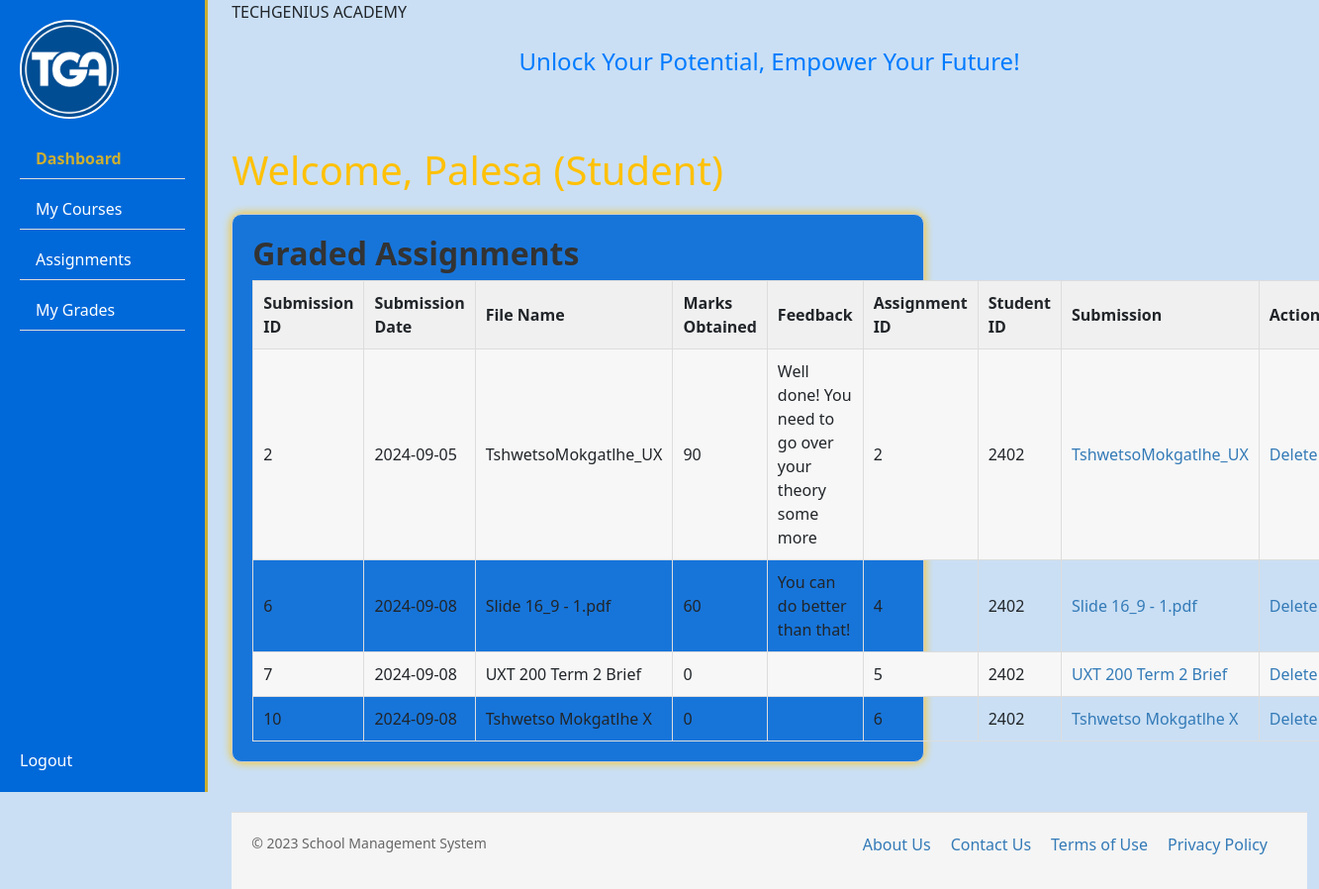
/grades.php (signed in), run on the app's committed database.
### tables this page shows
CREATE TABLE `students` (
  `studentID` int(10) NOT NULL,
  `studentName` varchar(20) NOT NULL,
  `studentSurname` varchar(20) NOT NULL,
  `email` varchar(20) NOT NULL,
  `password` varchar(20) NOT NULL,
  `enrollmentDate` date NOT NULL,
  `role` varchar(10) NOT NULL DEFAULT 'student'
);

CREATE TABLE `submissions` (
  `submissionID` int(10) NOT NULL,
  `submissionDate` date NOT NULL,
  `filePath` varchar(20) NOT NULL,
  `marksObtained` int(100) NOT NULL,
  `feedback` varchar(2000) NOT NULL,
  `assignmentID` int(10) NOT NULL,
  `studentID` int(10) NOT NULL
);

### grades.php (the view, shortened to what this page needs)
<?php
$db_host = 'localhost';
$db_username = 'root';
$db_password = '';
$db_name = 'tga';
$conn = new mysqli($db_host, $db_username, $db_password, $db_name);
$query = "SELECT studentName, studentID FROM students WHERE email = '" . $_SESSION['email'] . "'";
$result = $conn->query($query);
if ($result) {
    $row = $result->fetch_assoc();
    $student_name = $row['studentName'];
} else {
    echo "Error: " . $conn->error;
}
?>
<!DOCTYPE html>
<html lang="en">
<head>
    <link rel="stylesheet" href="https://cdn.jsdelivr.net/npm/bootstrap@5.2.0/dist/css/bootstrap.min.css">
    <link rel="stylesheet" href="studentshome.css">
</head>
<body>
    <div class="container-fluid">
        <div class="row">
            <div class="col-md-2">
                <div class="sidebar">
                    <div class="school-logo">
                        <img src="logo.png" alt="School Logo">
                    </div>
                    <ul class="nav flex-column">
                        <li class="nav-item">
                            <a class="nav-link active" href="studentshome.php">Dashboard</a>
                        </li>
                        <li class="nav-item">
                            <a class="nav-link" href="#">My Courses</a>
                        </li>
                        <li class="nav-item">
                            <a class="nav-link" href="#">Assignments</a>
                        </li>
                        <li class="nav-item">
                            <a class="nav-link" href="grades.php">My Grades</a>
                        </li>
                    </ul>
                    <div class="logout-button">
                        <a href="logout.php">Logout</a>
                    </div>
                </div>
            </div>
            <div class="col-md-10">
                <div class="school-name">TECHGENIUS ACADEMY</div>
                <span style="font-size: 24px; color: rgba(0, 123, 255, 1); display: block; text-align: center; margin: 20px auto;">
                    Unlock Your Potential, Empower Your Future!
                </span></br></br>
                <div class="header">
                    <h1>Welcome, <?php echo $student_name; ?> (Student)</h1>
                </div>
                <div class="content1">
                    <h2>Graded Assignments</h2>
                    <?php
                    $studentID = $_SESSION['studentID'];
                    $query = "SELECT * FROM submissions WHERE studentID = '$studentID'";
                    $result = mysqli_query($conn, $query);
                    if (mysqli_num_rows($result) > 0) {
                        echo "<table>";
                        echo "<tr><th>Submission ID</th><th>Submission Date</th><th>File Name</th><th>Marks Obtained</th><th>Feedback</th><th>Assignment ID</th><th>Student ID</th><th>Submission</th><th>Action</th></tr>";
                        while ($row = mysqli_fetch_assoc($result)) {
                            $submissionID = $row['submissionID'];
                            $filePath = $row['filePath'];
                            $assignmentName = basename($filePath);
                            echo "<tr>";
                            echo "<td>" . $row['submissionID'] . "</td>";
                            echo "<td>" . $row['submissionDate'] . "</td>";
                            echo "<td>" . $row['filePath'] . "</td>";
                            echo "<td>" . $row['marksObtained'] . "</td>";
                            echo "<td>" . $row['feedback'] . "</td>";
                            echo "<td>" . $row['assignmentID'] . "</td>";
                            echo "<td>" . $row['studentID'] . "</td>";
                            echo "<td><a href='$filePath' target='_blank'>$assignmentName</a></td>";
                            echo "<td><a href='deleteSubmission.php?submissionID=$submissionID'>Delete</a></td>";
                            echo "</tr>";
                        }
                        echo "</table>";
                    } else {
                        echo "<p>No uploaded assignments found.</p>";
                    }
                    ?>
                </div>
                <footer>
                    <div class="footer-container">
                        <div class="footer-left">
                        <p>&copy; 2023 School Management System</p>
                        </div>
                        <div class="footer-right">
                        <ul>
                            <li><a href="#">About Us</a></li>
                            <li><a href="#">Contact Us</a></li>
                            <li><a href="#">Terms of Use</a></li>
                            <li><a href="#">Privacy Policy</a></li>
                        </ul>
                        </div>
                    </div>
                </footer>
            </div>
        </div>
    </div>
</body>
</html>

### studentshome.css (style rules this page uses)
body { background-color: rgba(202, 223, 244, 1); }
.sidebar { position: fixed; top: 0; left: 0; height: 100vh; width: 210px; background-color: rgba(0, 105, 217, 1); padding: 20px; border-right: 3px solid rgba(255, 193, 7, 0.8); overflow-y: hidden; }
.sidebar ul { padding-bottom: 50px; }
.logout-button { position: absolute; bottom: 20px; left: 20px; }
.logout-button a { color: rgb(255, 255, 255); text-decoration: none; transition: color 0.2s ease; }
.school-logo { margin-bottom: 20px; }
.school-logo img { width: 100px; height: 100px; border-radius: 50%; border: 2px solid rgb(250, 250, 250); }
.nav { list-style: none; padding: 0; margin: 0; }
.nav-item { margin-bottom: 10px; border-bottom: #ddd 1px solid; }
.nav-link { color: rgb(255, 255, 255); text-decoration: none; transition: color 0.2s ease; }
.nav-link.active { color: rgba(255, 193, 7, 0.8); font-weight: bold; }
.nav-link.active::before { content: ""; display: block; width: 5px; height: 100%; background-color: rgba(255, 193, 7, 0.8); position: absolute; left: -20px; top: 0; }
.header { color:rgb(255, 193, 7) }
.content1 { max-width: 700px; margin-top: 20px; padding: 20px; background-color: rgb(23, 117, 218); border: 1px solid #ccc; border-radius: 10px; box-shadow: 0 0 10px rgb(255, 193, 7); }
.content1 h2 { margin-top: 0; font-weight: bold; color: #333; }
.content1 table { width: 100%; border-collapse: collapse; }
.content1 th, .content1 td { border: 1px solid #ddd; padding: 10px; text-align: left; }
.content1 th { background-color: #f0f0f0; font-weight: bold; }
.content1 td a { text-decoration: none; color: #337ab7; }
.content1 tr:nth-child(even) { background-color: #f7f7f7; }
footer { background-color: #f5f5f5; padding: 20px; border-top: 1px solid #ddd; margin-top: 50px; clear: both; }
.footer-container { max-width: 1200px; margin: 0 auto; display: flex; justify-content: space-between; }
.footer-left { font-size: 14px; color: #666; }
.footer-right ul { list-style: none; margin: 0; padding: 0; display: flex; justify-content: space-between; }
.footer-right li { margin-right: 20px; }
.footer-right a { color: #337ab7; text-decoration: none; }

### grades.php (style rules this page uses)
.sidebar { position: fixed; top: 0; left: 0; height: 100vh; width: 210px; background-color: rgba(0, 105, 217, 1); padding: 20px; border-right: 3px solid rgba(255, 193, 7, 0.8); overflow-y: hidden; }
.logout-button { position: absolute; bottom: 20px; left: 20px; }
.logout-button a { color: rgb(255, 255, 255); text-decoration: none; transition: color 0.2s ease; }

### data on the page
students: studentName "Palesa"
submissions: submissionID "2", submissionDate "2024-09-05", filePath "TshwetsoMokgatlhe_UX", marksObtained "90", feedback "Well done! You need to go over your theory some more", assignmentID "2", studentID "2402"
submissions: submissionID "6", submissionDate "2024-09-08", filePath "Slide 16_9 - 1.pdf", marksObtained "60", feedback "You can do better than that!", assignmentID "4", studentID "2402"
submissions: submissionID "7", submissionDate "2024-09-08", filePath "UXT 200 Term 2 Brief", marksObtained "0", assignmentID "5", studentID "2402"
submissions: submissionID "10", submissionDate "2024-09-08", filePath "Tshwetso Mokgatlhe X", marksObtained "0", assignmentID "6", studentID "2402"
